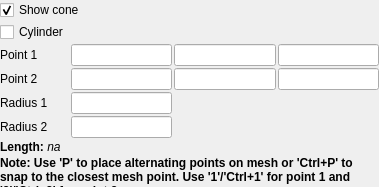
<?xml version="1.0" encoding="UTF-8"?>
<ui version="4.0">
 <class>ConePropertyWidget</class>
 <widget class="QWidget" name="ConePropertyWidget">
  <property name="geometry">
   <rect>
    <x>0</x>
    <y>0</y>
    <width>379</width>
    <height>187</height>
   </rect>
  </property>
  <property name="windowTitle">
   <string>Form</string>
  </property>
  <layout class="QGridLayout" name="gridLayout">
   <property name="leftMargin">
    <number>0</number>
   </property>
   <property name="topMargin">
    <number>0</number>
   </property>
   <property name="rightMargin">
    <number>0</number>
   </property>
   <property name="bottomMargin">
    <number>0</number>
   </property>
   <property name="spacing">
    <number>2</number>
   </property>
   <item row="8" column="0">
    <widget class="QLabel" name="labelRadius2">
     <property name="text">
      <string>Radius 2</string>
     </property>
    </widget>
   </item>
   <item row="7" column="0">
    <widget class="QLabel" name="labelRadius1">
     <property name="text">
      <string>Radius 1</string>
     </property>
    </widget>
   </item>
   <item row="8" column="1">
    <widget class="pqDoubleLineEdit" name="radius2"/>
   </item>
   <item row="7" column="1">
    <widget class="pqDoubleLineEdit" name="radius1"/>
   </item>
   <item row="5" column="1">
    <widget class="pqDoubleLineEdit" name="point1X"/>
   </item>
   <item row="5" column="0">
    <widget class="QLabel" name="labelPoint1">
     <property name="text">
      <string>Point 1</string>
     </property>
     <property name="wordWrap">
      <bool>true</bool>
     </property>
    </widget>
   </item>
   <item row="5" column="2">
    <widget class="pqDoubleLineEdit" name="point1Y"/>
   </item>
   <item row="5" column="3">
    <widget class="pqDoubleLineEdit" name="point1Z"/>
   </item>
   <item row="6" column="0">
    <widget class="QLabel" name="labelPoint2">
     <property name="text">
      <string>Point 2</string>
     </property>
     <property name="wordWrap">
      <bool>true</bool>
     </property>
    </widget>
   </item>
   <item row="6" column="1">
    <widget class="pqDoubleLineEdit" name="point2X"/>
   </item>
   <item row="6" column="2">
    <widget class="pqDoubleLineEdit" name="point2Y"/>
   </item>
   <item row="6" column="3">
    <widget class="pqDoubleLineEdit" name="point2Z"/>
   </item>
   <item row="10" column="0" colspan="4">
    <widget class="QLabel" name="pickLabel">
     <property name="font">
      <font>
       <weight>75</weight>
       <bold>true</bold>
      </font>
     </property>
     <property name="text">
      <string>Note: Use 'P' to place alternating points on mesh or 'Ctrl+P' to snap to the closest mesh point. Use '1'/'Ctrl+1' for point 1 and '2'/'Ctrl+2' for point 2.</string>
     </property>
     <property name="alignment">
      <set>Qt::AlignLeading|Qt::AlignLeft|Qt::AlignTop</set>
     </property>
     <property name="wordWrap">
      <bool>true</bool>
     </property>
    </widget>
   </item>
   <item row="2" column="0" colspan="3">
    <widget class="QCheckBox" name="show3DWidget">
     <property name="text">
      <string>Show cone</string>
     </property>
     <property name="checked">
      <bool>true</bool>
     </property>
    </widget>
   </item>
   <item row="9" column="0">
    <widget class="QLabel" name="labelLength">
     <property name="text">
      <string>&lt;html&gt;&lt;head/&gt;&lt;body&gt;&lt;p&gt;&lt;span style=&quot; font-weight:600;&quot;&gt;Length: &lt;/span&gt;&lt;span style=&quot; font-style:italic;&quot;&gt;na&lt;/span&gt;&lt;/p&gt;&lt;/body&gt;&lt;/html&gt;</string>
     </property>
    </widget>
   </item>
   <item row="4" column="0">
    <widget class="QCheckBox" name="cylindrical">
     <property name="text">
      <string>Cylinder</string>
     </property>
    </widget>
   </item>
  </layout>
 </widget>
 <customwidgets>
  <customwidget>
   <class>pqDoubleLineEdit</class>
   <extends>QLineEdit</extends>
   <header>pqDoubleLineEdit.h</header>
  </customwidget>
 </customwidgets>
 <tabstops>
  <tabstop>show3DWidget</tabstop>
  <tabstop>point1X</tabstop>
  <tabstop>point1Y</tabstop>
  <tabstop>point1Z</tabstop>
  <tabstop>point2X</tabstop>
  <tabstop>point2Y</tabstop>
  <tabstop>point2Z</tabstop>
  <tabstop>radius1</tabstop>
  <tabstop>radius2</tabstop>
 </tabstops>
 <resources/>
 <connections/>
</ui>
